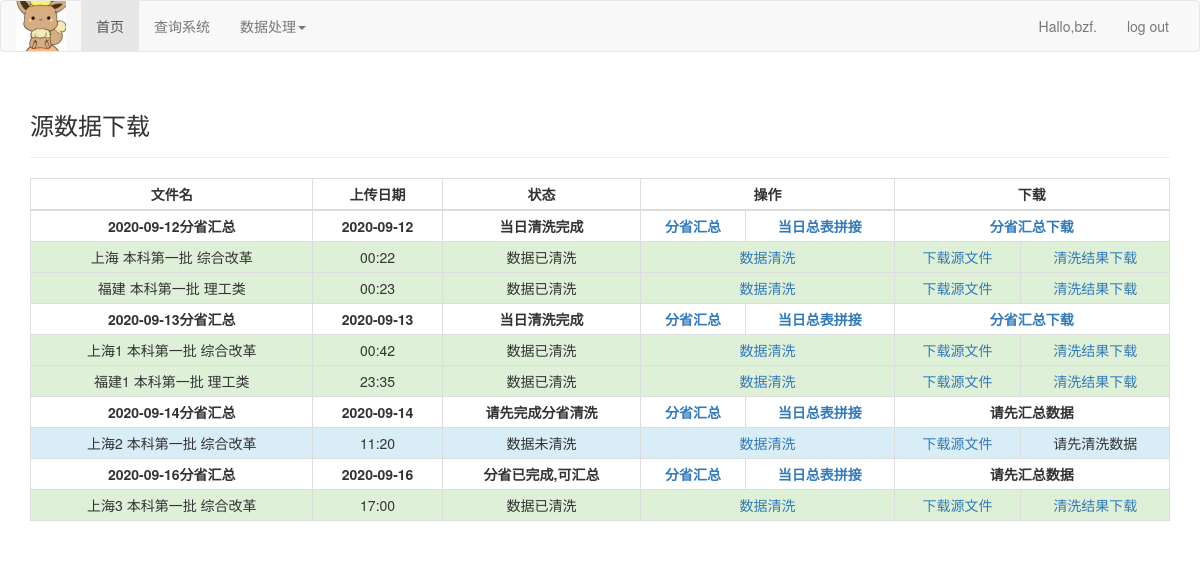
The app's page /Original_index/ (signed in) with its own data.
### data_deal/models.py (models this page shows, shortened)
class Today_CleanedFile(models.Model):
    name = models.CharField(max_length=100, default='数据清洗汇总')
    Path = models.CharField(max_length=100, default='')
    Date = models.CharField(max_length=20)
    message = models.CharField(max_length=50, default='请先完成所有分省清洗')

class original_file(models.Model):
    File = models.FileField(upload_to='File/original/TDD')
    t_tddxx = models.FileField(upload_to='File/original/t_tddxx')
    Rename_FilePath = models.CharField(max_length=50)
    syd_name = models.CharField(max_length=50)
    pc_name = models.CharField(max_length=50)
    kl_name = models.CharField(max_length=50)
    date_added = models.DateTimeField(auto_now_add=True)
    clean_message = models.CharField(max_length=50, default='数据未清洗')
    def __str__(self):
        return self.syd_name+' '+self.pc_name+' '+self.kl_name

### data_deal/views.py (the view)
# urls.py: path('Original_index/', views.original_index, name='original_index'),
def original_index(request):
    Files = original_file.objects.order_by('date_added')
    date_list = []
    files = {}
    for x in Files:
        date_list.append(x.date_added.strftime("%Y-%m-%d"))
    for x in date_list:
        flag = 1
        filter_files = original_file.objects.filter(
            date_added__year=x[:4], date_added__month=x[5:7], date_added__day=x[8:])
        for i in filter_files:
            if i.clean_message != '数据已清洗':
                flag = 0
                break
        TotalFlag = 1
        TodayCleanFile = Today_CleanedFile.objects.filter(Date=x)
        TotalMessage = ''
        if not any(TodayCleanFile):
            if flag:
                TotalMessage = '分省已完成,可汇总'
            else:
                TotalMessage = '请先完成所有分省清洗'
        else:
            for File in TodayCleanFile:
                TotalMessage = File.message
        files[x] = [filter_files, flag, TodayCleanFile, TotalMessage]
    s = '录取汇总'
    context = {'files': files, 's': s}
    return render(request, 'Total/original_index.html', context)

### data_deal/templates/Total/original_index.html (shortened to what this page needs)
{% extends 'base.html' %}
{% block header %}
<h3>源数据下载</h3>
{% endblock header %}
{% block content %}
<table class="table table-hover table-bordered table-condensed" align="center" cellspacing="0" cellpadding="0">
    <thead>
        <tr>
            <th>文件名</th>
            <th>上传日期</th>
            <th>状态</th>
            <th colspan="2">操作</th>
            <th colspan="2">下载</th>
        </tr>
    </thead>
    <tbody>
        {% for date,Files in files.items %}
        <tr>
            <th>{{date}}分省汇总</th>
            <th>{{date}}</th>
            {% if Files.1 == 1 %}
            <th>{{Files.3}}</th>
            {% else %}
            <th>请先完成分省清洗</th>
            {% endif %}
            <th><a href="{% url 'data_deal:TodayClean' date %}">分省汇总</a></th>
            <th><a href="{% url 'data_deal:TodayMerge' date %}">当日总表拼接</a></th>
            {% if Files.3 == '当日清洗完成' %}
            <th colspan="2"><a href="{% url 'data_deal:TodayClean_DL' date  %}">分省汇总下载</a></th>
            {% else %}
            <th colspan="2">请先汇总数据</th>
            {% endif %}
        </tr>
        {% for file in Files.0 %}
        {% if file.clean_message == '数据已清洗' %}
        <tr class="success">
            <td>{{file}}</td>
            <td>{{file.date_added|date:'H:i'}}</td>
            <td>{{file.clean_message}}</td>
            <td colspan="2"><a
                    href="{% url 'data_deal:DataClean' file.date_added|date:'Y' file.date_added|date:'md' file file.id %}">数据清洗</a>
            </td>
            <td>
                <a
                    href="{% url 'data_deal:original_dl' file.date_added|date:'Y' file.date_added|date:'md' file %}">下载源文件</a>
            </td>
            <td><a
                    href="{% url 'data_deal:Data_CleanDL' file.date_added|date:'Y' file.date_added|date:'md' file s %}">清洗结果下载</a>
            </td>
        </tr>
        {% elif file.clean_message == '数据未清洗' %}
        <tr class="info">
            <td>{{file}}</td>
            <td>{{file.date_added|date:'H:i'}}</td>
            <td>{{file.clean_message}}</td>
            <td colspan="2"><a
                href="{% url 'data_deal:DataClean' file.date_added|date:'Y' file.date_added|date:'md' file file.id %}">数据清洗</a>
            </td>
            <td>
                <a
                    href="{% url 'data_deal:original_dl' file.date_added|date:'Y' file.date_added|date:'md' file %}">下载源文件</a>
            </td>
            <td>请先清洗数据</td>
        </tr>
        {% endif %}
        {% endfor %}
        {% endfor %}
    </tbody>
</table>
{% endblock content %}

### data_deal/templates/base.html (shortened to what this page needs)
<!DOCTYPE html>
<html lang="en">
    <head>
        <link rel="stylesheet" href="/File/static/bootstrap/css/bootstrap.min.css">
    </head>
    <body>
        <nav class="navbar navbar-default">
            <div class="container-fluid">
                <div class="navbar-header">
                    <a class="navbar-brand" href="D:/Codeing/vsc_html/自建网站/时钟.html">
                        <img alt="Brand" src="/File/static/image/yibu.jpg">
                    </a>
                </div>
                <div class="collapse navbar-collapse" id="bs-example-navbar-collapse-1">
                    <ul class="nav navbar-nav">
                        <li class="active"><a href="{% url 'FirstZY:index' %}">首页</a></li>
                        <li><a href="#">查询系统</a></li>
                        <li class="dropdown">
                            <a href="#" class="dropdown-toggle" data-toggle="dropdown" role="button">数据处理<span
                                    class="caret"></span></a>
                        </li>
                    </ul>
                    <ul class="nav navbar-nav navbar-right">
                        {% if user.is_authenticated %}
                        <li><a>Hallo,{{ user.username }}.</a></li>
                        <li><a href="{% url 'users:logout' %}">log out</a></li>
                        {% else %}
                        <li><a href="{% url 'users:login' %}">用户登录</a></li>
                        {% endif %}
                    </ul>
                </div>
            </div>
        </nav>
        <div class="container">
            <div class="page-header">
                {% block header %}{% endblock header %}
            </div>
            <div>
                {% block content %}{% endblock content %}
            </div>
        </div>
    </body>
</html>

### data_deal/templates/base.html (style rules this page uses)
.navbar-brand { padding-top: 0; }
th { text-align: center; }
td { text-align: center; }

### records on screen
Today_CleanedFile: message "当日清洗完成"
original_file: syd_name+pc_name+kl_name "上海 本科第一批 综合改革", date_added "00:22", clean_message "数据已清洗"
original_file: syd_name+pc_name+kl_name "福建 本科第一批 理工类", date_added "00:23", clean_message "数据已清洗"
Today_CleanedFile: message "当日清洗完成"
original_file: syd_name+pc_name+kl_name "上海1 本科第一批 综合改革", date_added "00:42", clean_message "数据已清洗"
original_file: syd_name+pc_name+kl_name "福建1 本科第一批 理工类", date_added "23:35", clean_message "数据已清洗"
original_file: syd_name+pc_name+kl_name "上海2 本科第一批 综合改革", date_added "11:20", clean_message "数据未清洗"
original_file: syd_name+pc_name+kl_name "上海3 本科第一批 综合改革", date_added "17:00", clean_message "数据已清洗"

### other values on screen
{{ user.username }} "bzf"
{{ date }} "2020-09-12" "2020-09-13" "2020-09-14" "2020-09-16"
{{ Files.3 }} "分省已完成,可汇总"
